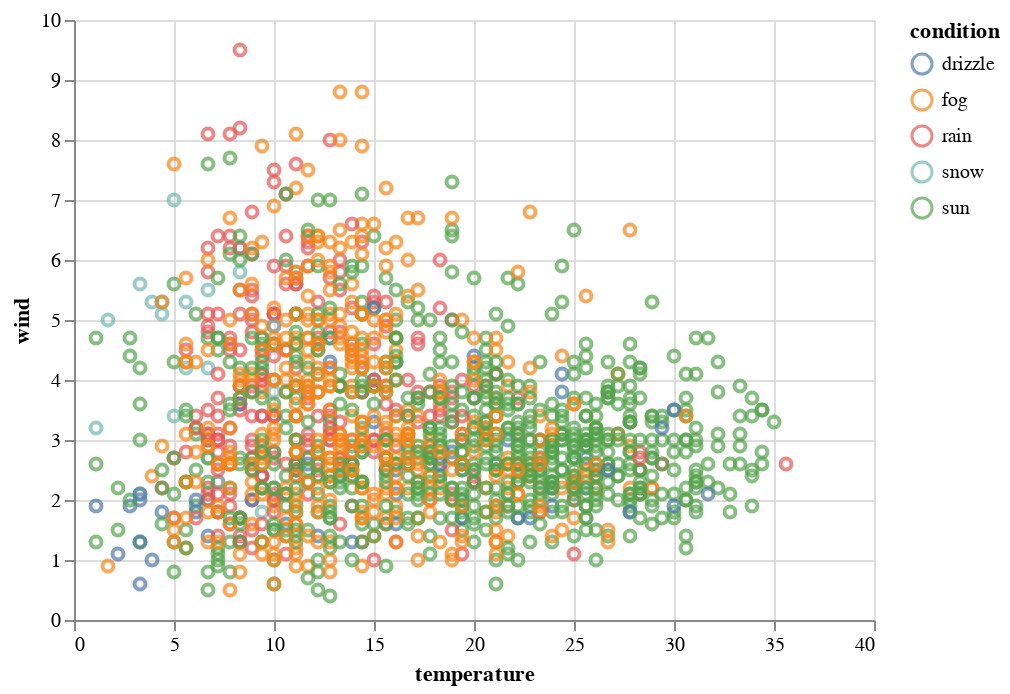

Write notebook code for a chart like this one.
### Markdown cell above
### Scatterplot with Color

### Code cell
show(
    data(["temperature", "wind", "condition"]),
    {
        "view": [
            {
                "mark": [
                    {
                        "type": "point",
                        "encoding": [
                            {"channel": "x", "field": "temperature"},
                            {"channel": "y", "field": "wind"},
                            {"channel": "color", "field": "condition"},
                        ],
                    }
                ],
                "scale": [
                    {"channel": "x", "type": "linear"},
                    {"channel": "y", "type": "linear"},
                    {"channel": "color", "type": "categorical"},
                ],
            }
        ]
    },
)

### Figure 1 — Vega-Lite specification as saved in the notebook (floating-point values rounded to 4 significant figures; data arrays with more than 128 entries replaced by an {"elided": "..."} marker saying what was removed)
{"config": {"view": {"continuousWidth": 400, "continuousHeight": 300}}, "data": {"name": "data-4320e9365fc008a7116fce3f257ae0ca"}, "mark": "point", "encoding": {"color": {"field": "condition", "scale": {"type": "ordinal"}, "type": "nominal"}, "x": {"field": "temperature", "scale": {"type": "linear"}, "type": "quantitative"}, "y": {"field": "wind", "scale": {"type": "linear"}, "type": "quantitative"}}, "$schema": "https://vega.github.io/schema/vega-lite/v4.17.0.json", "datasets": {"data-4320e9365fc008a7116fce3f257ae0ca": {"elided": "1456 records"}}}
